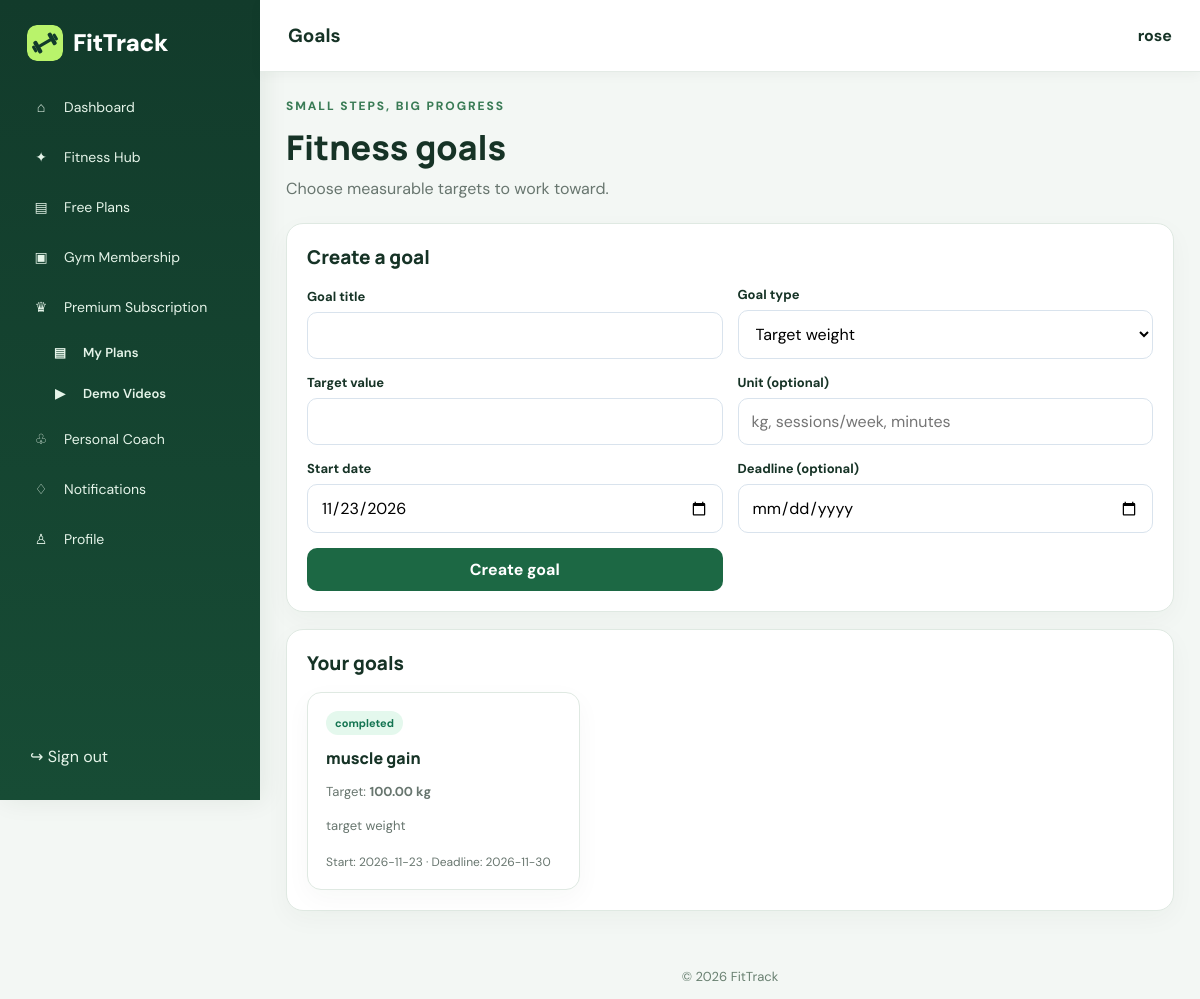
Screenshot of /goals.php (signed in) with the database file from the repository.
### tables this page shows
CREATE TABLE `fitness_goals` (
  `id` bigint(20) UNSIGNED NOT NULL,
  `user_id` bigint(20) UNSIGNED NOT NULL,
  `title` varchar(150) NOT NULL,
  `goal_type` enum('target_weight','workout_frequency','workout_minutes','other') NOT NULL DEFAULT 'other',
  `starting_value` decimal(10,2) DEFAULT NULL,
  `target_value` decimal(10,2) NOT NULL,
  `unit` varchar(30) DEFAULT NULL,
  `start_date` date NOT NULL,
  `deadline` date DEFAULT NULL,
  `status` enum('active','completed','cancelled') NOT NULL DEFAULT 'active',
  `created_at` timestamp NOT NULL DEFAULT current_timestamp()
);

### goals.php (the view, shortened to what this page needs)
<?php
require_once __DIR__ . '/includes/init.php';
require_once __DIR__ . '/includes/auth.php';
$userId = (int)$_SESSION['user_id'];
$error = '';
$stmt = $pdo->prepare('SELECT id, title, goal_type, starting_value, target_value, unit, start_date, deadline, status, created_at FROM fitness_goals WHERE user_id = ? ORDER BY created_at DESC');
$stmt->execute([$userId]);
$goals = $stmt->fetchAll();
require __DIR__ . '/includes/header.php';
?>
<section class="page-heading"><div><p class="eyebrow">SMALL STEPS, BIG PROGRESS</p><h1>Fitness goals</h1><p>Choose measurable targets to work toward.</p></div></section>
<section class="panel"><h2>Create a goal</h2><?php if ($error): ?><div class="alert"><?= escapeHtml($error) ?></div><?php endif; ?>
<form method="POST" class="form-grid"><input type="hidden" name="csrf_token" value="<?= escapeHtml(csrfToken()) ?>">
<div><label for="title">Goal title</label><input id="title" name="title" maxlength="150" required></div>
<div><label for="goal_type">Goal type</label><select id="goal_type" name="goal_type"><option value="target_weight">Target weight</option></select></div>
<div><label for="target_value">Target value</label><input id="target_value" name="target_value" type="number" step="0.01" min="0.01" required></div>
<div><label for="unit">Unit (optional)</label><input id="unit" name="unit" maxlength="30" placeholder="kg, sessions/week, minutes"></div>
<div><label for="start_date">Start date</label><input id="start_date" name="start_date" type="date" value="<?= date('Y-m-d') ?>" required></div>
<div><label for="deadline">Deadline (optional)</label><input id="deadline" name="deadline" type="date"></div>
<div><button class="btn" type="submit">Create goal</button></div></form></section>
<section class="panel"><h2>Your goals</h2><?php if (!$goals): ?><p>No goals yet.</p><?php else: ?><div class="card-grid"><?php foreach ($goals as $g): ?><article class="exercise-card"><span class="pill"><?= escapeHtml(str_replace('_', ' ', $g['status'])) ?></span><h3><?= escapeHtml($g['title']) ?></h3><p>Target: <strong><?= escapeHtml((string)$g['target_value']) ?> <?= escapeHtml($g['unit'] ?: '') ?></strong></p><p class="muted"><?= escapeHtml(str_replace('_', ' ', $g['goal_type'])) ?></p><small class="muted">Start: <?= escapeHtml($g['start_date']) ?> · Deadline: <?= escapeHtml($g['deadline'] ?: 'Not set') ?></small></article><?php endforeach; ?></div><?php endif; ?></section>
<?php require __DIR__ . '/includes/footer.php'; ?>

### assets/css/style.css (style rules this page uses)
:root { --green: #12c115; --green-dark: #8f0b13; --ink: #171717; --muted: #737373; --line: #e5e5e5; --bg: #f7f7f7; --white: #fff; --red: #b42318; --shadow: 0 12px 32px #1717170a; }
* { box-sizing: border-box; }
body { margin: 0; background: var(--bg); color: var(--ink); font-family: 'DM Sans', Arial, sans-serif; }
button, input, select, textarea { font: inherit; }
.eyebrow { font-size: 12px; letter-spacing: 1.5px; font-weight: 800; text-transform: uppercase; color: var(--green); margin: 0 0 13px; }
.role-card, .panel, .auth-card, .stat { background: #fff; border: 1px solid var(--line); border-radius: 17px; box-shadow: var(--shadow); }
.muted { color: var(--muted); font-size: 12px; }
.panel { padding: 20px; margin-bottom: 17px; min-width: 0; }
.panel h3 { font: 800 17px Manrope, sans-serif; margin: 0; }
.btn { display: inline-flex; justify-content: center; align-items: center; gap: 8px; border: 0; border-radius: 10px; background: var(--green); color: #fff; padding: 11px 16px; font-weight: 700; cursor: pointer; }
.page-heading { display: flex; align-items: center; justify-content: space-between; gap: 16px; margin: 0 0 22px; }
.page-heading h1 { font: 800 clamp(25px, 3vw, 34px)/1.2 Manrope, sans-serif; margin: 0 0 8px; }
.page-heading p:not(.eyebrow) { color: var(--muted); margin: 0; line-height: 1.6; }
.panel h2 { font: 800 19px Manrope, sans-serif; margin: 0 0 16px; }
.form-grid { display: grid; grid-template-columns: repeat(2, minmax(0, 1fr)); gap: 15px; align-items: end; }
.form-grid>div { min-width: 0; display: grid; gap: 7px; }
.form-grid label { font-size: 13px; font-weight: 700; }
.form-grid input, .form-grid select, .form-grid textarea { width: 100%; min-width: 0; padding: 12px 13px; border: 1px solid #d9e3ed; border-radius: 10px; background: #fff; outline: none; }
.card-grid { display: grid; grid-template-columns: repeat(3, minmax(0, 1fr)); gap: 14px; }
.exercise-card { min-width: 0; padding: 18px; border: 1px solid var(--line); border-radius: 14px; background: #fff; }
.exercise-card h3 { font: 800 16px Manrope, sans-serif; margin: 12px 0 8px; overflow-wrap: anywhere; }
.exercise-card p { color: var(--muted); font-size: 13px; line-height: 1.6; }
.pill { display: inline-flex; padding: 5px 9px; border-radius: 20px; background: #e4f8ed; color: #137451; font-size: 11px; font-weight: 700; }
:root { --green: #c1121f; --green-dark: #8f0b13; --ink: #171717; --muted: #737373; --line: #e5e5e5; --bg: #f7f7f7; }
:root { --ft-green:#166534; --ft-green-dark:#123b2b; --ft-green-soft:#e7f5ec; --ft-border:#d7e8dc; }
body { --primary:var(--ft-green); }

### assets/css/style2.css (style rules this page uses)
:root { --ink:#17251f;--muted:#68766f;--green:#b9f36b;--deep:#12241d;--paper:#f6f8f4;--line:#e2e9e1 }
.eyebrow { font-size:12px;letter-spacing:.16em;font-weight:800;color:#628746 }
:root { --ft-green:#166534; --ft-green-dark:#123b2b; --ft-green-soft:#e7f5ec; --ft-border:#d7e8dc; }
body { --primary:var(--ft-green); }
.ft-content .panel,.ft-content .stat-card,.ft-content .exercise-card,.ft-content .hub-card { border-color:#dfe9e2;box-shadow:0 8px 26px rgba(21,54,35,.035) }
.ft-content .btn,.ft-content .button { background:#1c6844;color:#fff;border-color:#1c6844 }
.ft-content .page-heading h1 { color:#163326 }
.ft-content .eyebrow { color:#397b55 }

### rows the page displays
fitness_goals: status "completed", title "muscle gain", target_value "100.00", unit "kg", goal_type "target weight", start_date "2026-11-23", deadline "2026-11-30"

### other values shown
$icon "⌂"
$label "Dashboard"
$icon "✦"
$label "Fitness Hub"
$icon "▤"
$label "Free Plans"
$icon "▣"
$label "Gym Membership"
$icon "♛"
$label "Premium Subscription"
$si "▤"
$sl "My Plans"
$si "▶"
$sl "Demo Videos"
$icon "♧"
